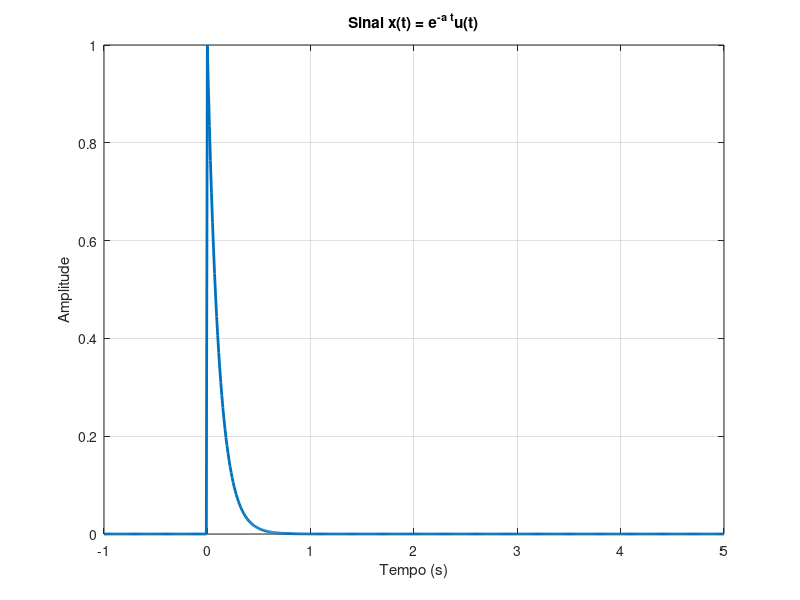
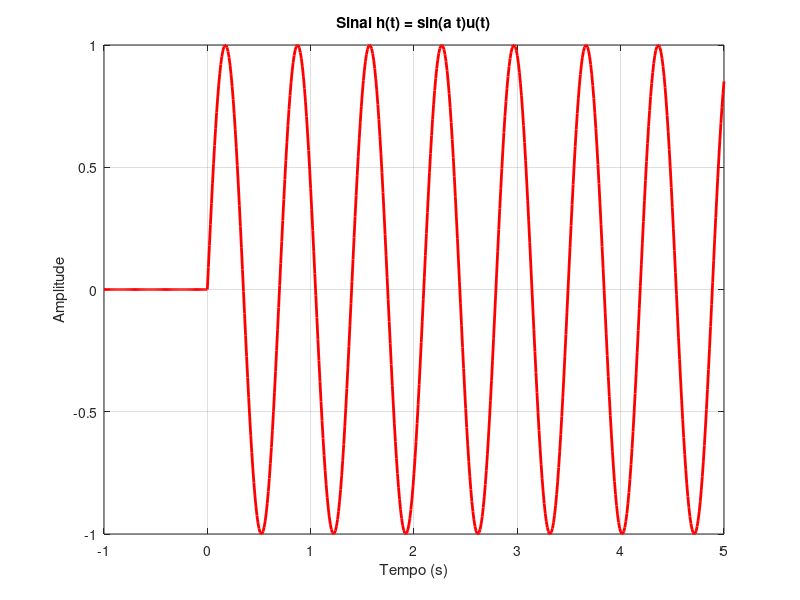
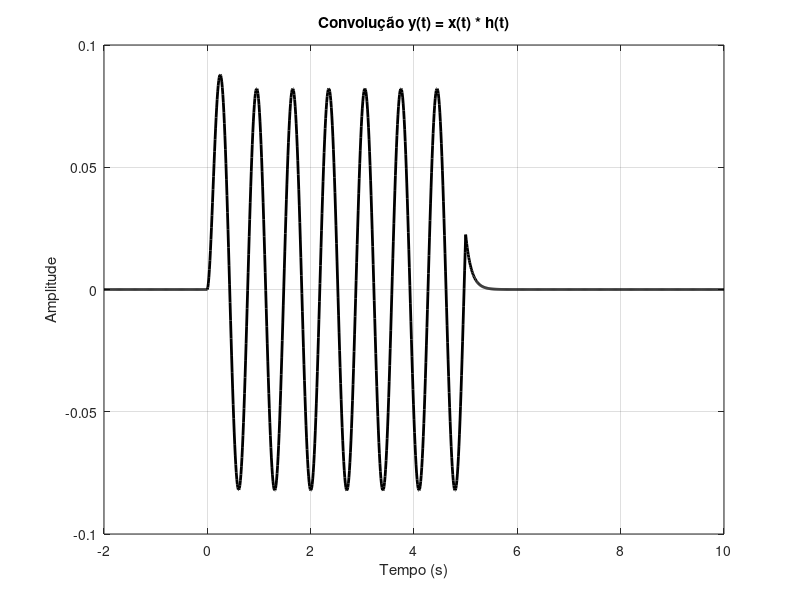
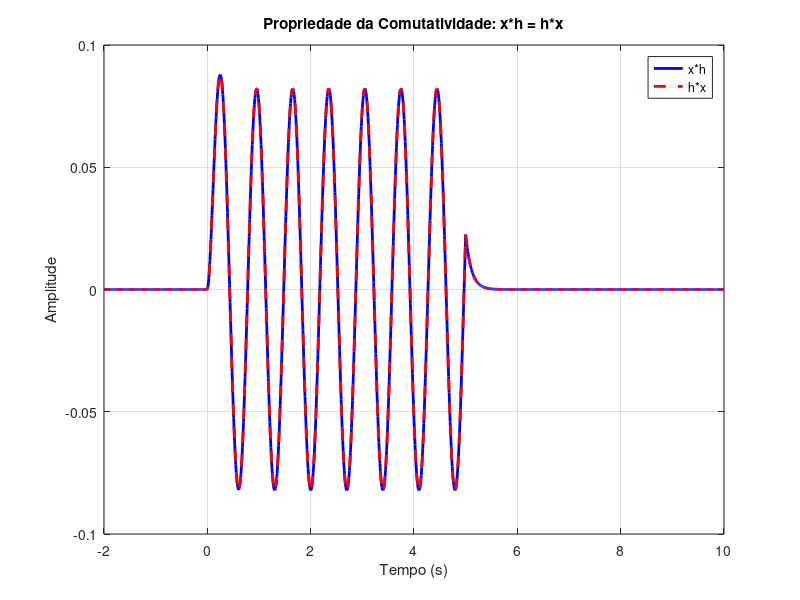

Recreate these plots in MATLAB, in order.
close all; clear; clc;

% ----------------------------------------------------------
% PARTE 1 - Convolucão de dois sinais contínuos
% ----------------------------------------------------------
% x(t) = e^(-a*t)u(t)
% h(t) = sin(a*t)u(t)
% a = número da equipe
% ----------------------------------------------------------

a = 9; % Coloquei o número 9 , para ser sincero professor eu
       % não entendi como eu sabia qual era o número da minha equipe.
       % A gente escolheu a ordem de envio, até o momento fomos a nona equipe

t = -1:0.01:5;
u = (t >= 0);

x = exp(-a*t) .* u;
h = sin(a*t) .* u;

figure(1);
plot(t,x,'LineWidth',2);
title('Sinal x(t) = e^{-a t}u(t)');
xlabel('Tempo (s)'); ylabel('Amplitude'); grid on;

figure(2);
plot(t,h,'r','LineWidth',2);
title('Sinal h(t) = sin(a t)u(t)');
xlabel('Tempo (s)'); ylabel('Amplitude'); grid on;

% Convolução y(t) = x(t) * h(t)
y = conv(x,h)*0.01;
t_conv = 2*min(t):0.01:2*max(t);

figure(3);
plot(t_conv, y, 'k', 'LineWidth', 2);
title('Convolução y(t) = x(t) * h(t)');
xlabel('Tempo (s)'); ylabel('Amplitude'); grid on;

% ----------------------------------------------------------
% PARTE 2 - Verificação das propriedades
% ----------------------------------------------------------

% ===== COMUTATIVIDADE =====
y1 = conv(x,h)*0.01;
y2 = conv(h,x)*0.01;

figure(4);
plot(t_conv, y1, 'b', 'LineWidth', 2); hold on;
plot(t_conv, y2, '--r', 'LineWidth', 2);
title('Propriedade da Comutatividade: x*h = h*x');
xlabel('Tempo (s)'); ylabel('Amplitude'); grid on;
legend('x*h','h*x');


% ----------------------------------------------------------
% DISTRIBUTIVIDADE
% x(t) = p(t) (pulso)
% h(t) = u(t) - u(t-5)
% g(t) = r(t) (rampa)
% ----------------------------------------------------------

t = -1:0.01:6;
u = (t >= 0);
p = (t >= 0) - (t >= 1);
r = t .* (t >= 0);

x = p;
h = (t >= 0) - (t >= 5);
g = r;

% Convoluções
y1 = conv(x, h + g) * 0.01;
y2 = conv(x,h)*0.01 + conv(x,g)*0.01;

t_conv = 2*min(t):0.01:2*max(t);

figure(5);
plot(t_conv, y1, 'b', 'LineWidth', 2); hold on;
plot(t_conv, y2, '--r', 'LineWidth', 2);
title('Propriedade da Distributividade: x*(h+g) = x*h + x*g');
xlabel('Tempo (s)'); ylabel('Amplitude'); grid on;
legend('x*(h+g)','x*h + x*g');

disp('Propriedades verificadas com sucesso!');
disp('Os gráficos mostram que:');
disp('- x*h e h*x resultam no mesmo sinal (comutatividade)');
disp('- x*(h+g) e x*h + x*g resultam no mesmo sinal (distributividade)');


